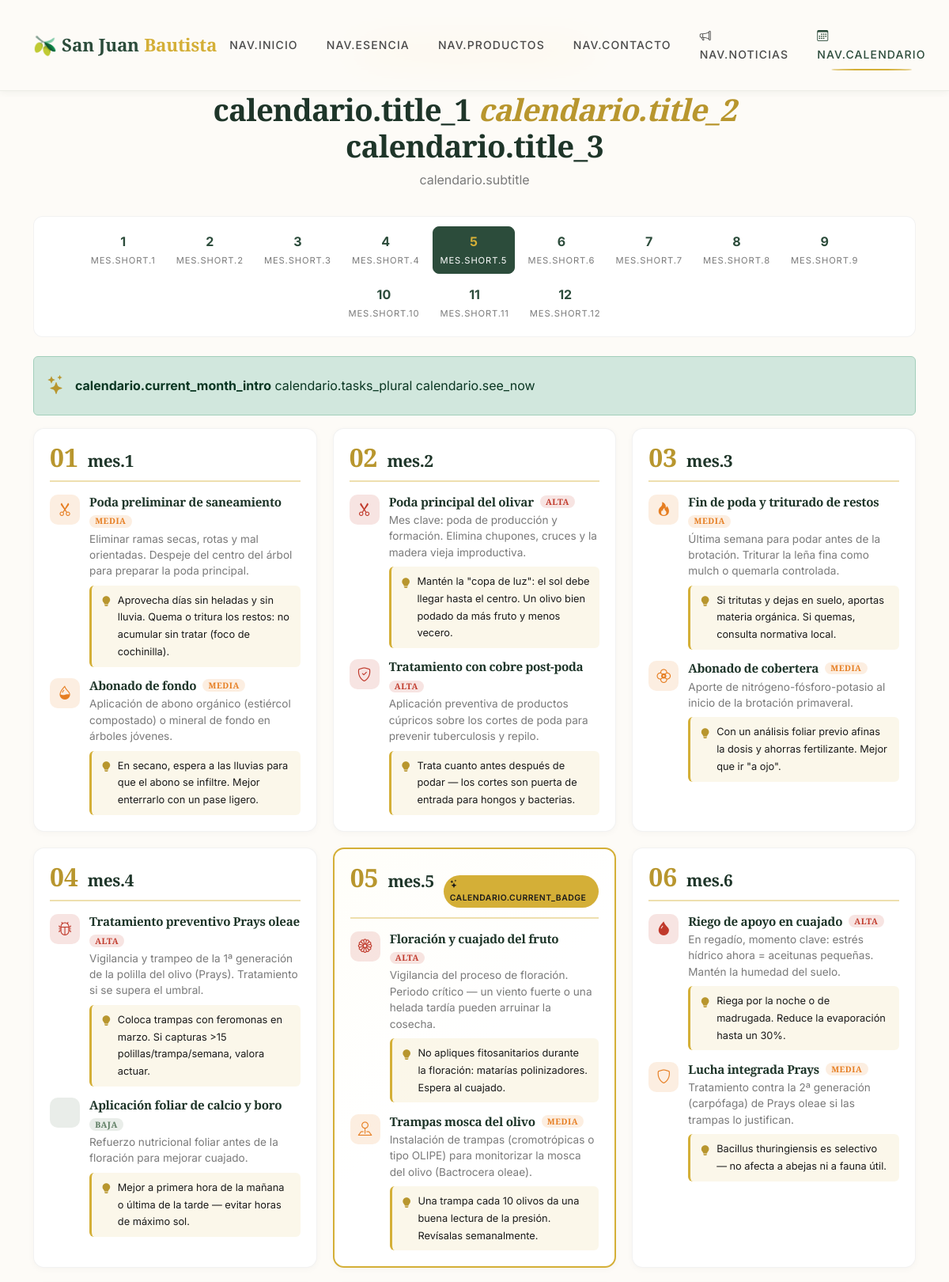
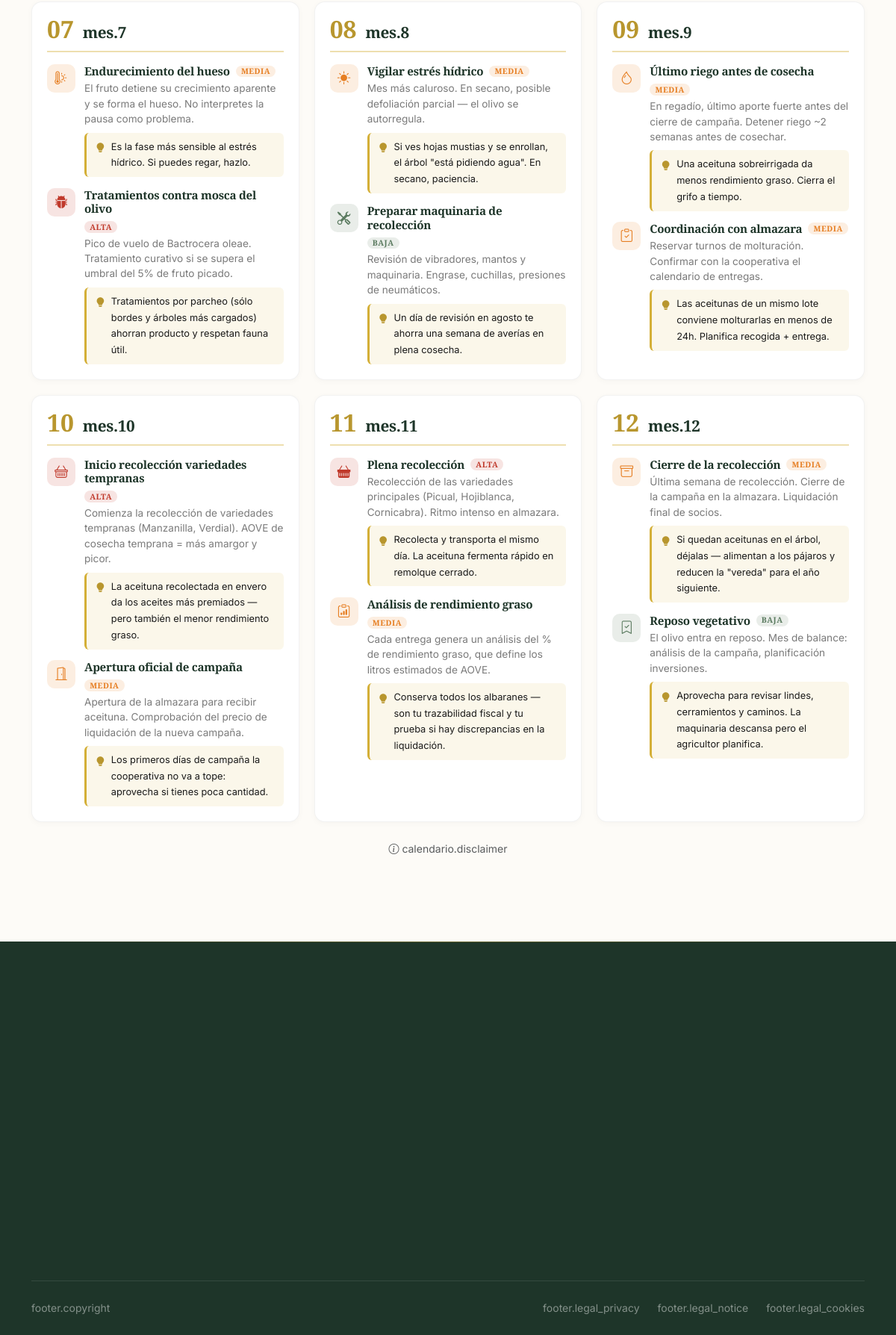
Page /calendario.php on the committed database (2 pictures, top to bottom).
### tables this page shows
CREATE TABLE `calendario_tareas` (
  `id` int(10) unsigned NOT NULL AUTO_INCREMENT,
  `mes` tinyint(3) unsigned NOT NULL COMMENT '1-12',
  `titulo` varchar(120) NOT NULL,
  `descripcion` text NOT NULL,
  `tip` text DEFAULT NULL COMMENT 'Consejo pr├íctico breve para el socio',
  `icono` varchar(60) NOT NULL DEFAULT 'bi-tree' COMMENT 'Icono Bootstrap Icons',
  `prioridad` enum('alta','media','baja') NOT NULL DEFAULT 'media',
  `orden` tinyint(3) unsigned NOT NULL DEFAULT 1 COMMENT 'Orden dentro del mes',
  `activo` tinyint(1) unsigned NOT NULL DEFAULT 1,
  `created_at` timestamp NOT NULL DEFAULT current_timestamp(),
  `updated_at` timestamp NOT NULL DEFAULT current_timestamp() ON UPDATE current_timestamp(),
  PRIMARY KEY (`id`),
  KEY `idx_calendar_mes` (`mes`,`orden`),
  KEY `idx_calendar_activo` (`activo`),
  CONSTRAINT `chk_calendar_mes` CHECK (`mes` between 1 and 12),
  CONSTRAINT `chk_calendar_activo` CHECK (`activo` in (0,1))
);

### includes/i18n.php (called while the page is built, shortened)
<?php
function t(string $clave, ?string $default = null): string
{
    return $GLOBALS['_lang'][$clave] ?? ($default ?? $clave);
}
function tf(string $clave, ...$args): string
{
    $plantilla = $GLOBALS['_lang'][$clave] ?? $clave;
    return $args ? vsprintf($plantilla, $args) : $plantilla;
}

### calendario.php (the view, shortened to what this page needs)
<?php
require_once __DIR__ . '/includes/i18n.php';
$mesActual    = (int) date('n');
$mesNombre    = fn(int $m): string => t('mes.' . $m);
$mesAbrev     = fn(int $m): string => t('mes.short.' . $m);
try {
    $pdo = getConexion();
    $tareas = $pdo->query('
        SELECT id, mes, titulo, descripcion, tip, icono, prioridad
        FROM calendario_tareas
        WHERE activo = 1
        ORDER BY mes ASC, orden ASC, id ASC
    ')->fetchAll();
    $porMes = array_fill_keys(range(1, 12), []);
    foreach ($tareas as $t) $porMes[(int) $t['mes']][] = $t;
    $totalTareas = count($tareas);
} catch (PDOException $e) {
    error_log('Error en calendario.php: ' . $e->getMessage());
    $porMes      = array_fill_keys(range(1, 12), []);
    $totalTareas = 0;
}
require_once 'includes/header.php';
?>
<?php require_once 'includes/navbar.php'; ?>
<main class="container calendario-main" id="contenido-principal">
    <header class="calendario-header">
        <span class="hero-label"><i class="bi bi-calendar3"></i> <?= htmlspecialchars(t('calendario.eyebrow')) ?></span>
        <h1><?= htmlspecialchars(t('calendario.title_1')) ?> <em><?= htmlspecialchars(t('calendario.title_2')) ?></em> <?= htmlspecialchars(t('calendario.title_3')) ?></h1>
        <p>
            <?= tf('calendario.subtitle', $totalTareas)  ?>
        </p>
    </header>
    <nav class="calendario-nav" aria-label="<?= htmlspecialchars(t('calendario.nav_aria')) ?>">
        <?php for ($n = 1; $n <= 12; $n++): ?>
            <a href="#mes-<?= $n ?>" class="cal-nav-link <?= $n === $mesActual ? 'cal-nav-actual' : '' ?>"
               title="<?= htmlspecialchars(tf('calendario.go_to', $mesNombre($n))) ?>">
                <span class="cal-nav-num"><?= $n ?></span>
                <span class="cal-nav-name"><?= htmlspecialchars($mesAbrev($n)) ?></span>
            </a>
        <?php endfor; ?>
    </nav>
    <div class="alert alert-custom alert-success cal-mes-actual-banner" role="status">
        <i class="bi bi-stars"></i>
        <div>
            <strong><?= htmlspecialchars(tf('calendario.current_month_intro', $mesNombre($mesActual))) ?></strong>
            <?php $tHoy = count($porMes[$mesActual]); ?>
            <?= htmlspecialchars($tHoy === 1
                ? t('calendario.tasks_singular')
                : tf('calendario.tasks_plural', $tHoy)) ?>
            <a href="#mes-<?= $mesActual ?>"><?= htmlspecialchars(t('calendario.see_now')) ?></a>
        </div>
    </div>
    <div class="calendario-grid">
        <?php foreach ($porMes as $mes => $tareasDelMes):
            $esActual = ($mes === $mesActual);
        ?>
            <article id="mes-<?= $mes ?>" class="cal-mes-card <?= $esActual ? 'cal-mes-actual' : '' ?>">
                <header class="cal-mes-header">
                    <span class="cal-mes-num"><?= str_pad((string) $mes, 2, '0', STR_PAD_LEFT) ?></span>
                    <h2 class="cal-mes-titulo"><?= htmlspecialchars($mesNombre($mes)) ?></h2>
                    <?php if ($esActual): ?>
                        <span class="cal-mes-badge"><i class="bi bi-stars"></i> <?= htmlspecialchars(t('calendario.current_badge')) ?></span>
                    <?php endif; ?>
                </header>
                <?php if (empty($tareasDelMes)): ?>
                    <p class="cal-mes-vacio">
                        <i class="bi bi-moon-stars"></i> <?= htmlspecialchars(t('calendario.empty_month')) ?>
                    </p>
                <?php else: ?>
                    <ul class="cal-tareas-lista">
                        <?php foreach ($tareasDelMes as $t):
                            $prioColor = [
                                'alta'  => '#C0392B',
                                'media' => '#E67E22',
                                'baja'  => '#5A7A5F',
                            ][$t['prioridad']] ?? '#5A7A5F';
                        ?>
                            <li class="cal-tarea cal-tarea-<?= htmlspecialchars($t['prioridad']) ?>">
                                <div class="cal-tarea-icono" style="background:<?= $prioColor ?>22; color:<?= $prioColor ?>;">
                                    <i class="bi <?= htmlspecialchars($t['icono']) ?>" aria-hidden="true"></i>
                                </div>
                                <div class="cal-tarea-cuerpo">
                                    <h3 class="cal-tarea-titulo">
                                        <?= htmlspecialchars($t['titulo']) ?>
                                        <span class="cal-tarea-prio" style="background:<?= $prioColor ?>22; color:<?= $prioColor ?>;"
                                              title="<?= htmlspecialchars(tf('calendario.priority', $t['prioridad'])) ?>">
                                            <?= htmlspecialchars($t['prioridad']) ?>
                                        </span>
                                    </h3>
                                    <p class="cal-tarea-desc"><?= htmlspecialchars($t['descripcion']) ?></p>
                                    <?php if (!empty($t['tip'])): ?>
                                        <div class="cal-tarea-tip">
                                            <i class="bi bi-lightbulb-fill"></i>
                                            <span><?= htmlspecialchars($t['tip']) ?></span>
                                        </div>
                                    <?php endif; ?>
                                </div>
                            </li>
                        <?php endforeach; ?>
                    </ul>
                <?php endif; ?>
            </article>
        <?php endforeach; ?>
    </div>
    <p class="text-center text-muted mt-4 mb-5 small">
        <i class="bi bi-info-circle"></i>
        <?= htmlspecialchars(t('calendario.disclaimer')) ?>
    </p>
</main>
<?php require_once 'includes/footer.php'; ?>

### rows in the picture
calendario_tareas: titulo "Poda preliminar de saneamiento", prioridad "MEDIA", descripcion "Eliminar ramas secas, rotas y mal orientadas. Despeje del centro del árbol para preparar la poda principal.", tip "Aprovecha días sin heladas y sin lluvia. Quema o tritura los restos: no acumular sin tratar (foco de cochinilla)."
calendario_tareas: titulo "Abonado de fondo", prioridad "MEDIA", descripcion "Aplicación de abono orgánico (estiércol compostado) o mineral de fondo en árboles jóvenes.", tip "En secano, espera a las lluvias para que el abono se infiltre. Mejor enterrarlo con un pase ligero."
calendario_tareas: titulo "Poda principal del olivar", prioridad "ALTA", descripcion "Mes clave: poda de producción y formación. Elimina chupones, cruces y la madera vieja improductiva.", tip "Mantén la \"copa de luz\": el sol debe llegar hasta el centro. Un olivo bien podado da más fruto y menos vecero."
calendario_tareas: titulo "Tratamiento con cobre post-poda", prioridad "ALTA", descripcion "Aplicación preventiva de productos cúpricos sobre los cortes de poda para prevenir tuberculosis y repilo.", tip "Trata cuanto antes después de podar — los cortes son puerta de entrada para hongos y bacterias."
calendario_tareas: titulo "Fin de poda y triturado de restos", prioridad "MEDIA", descripcion "Última semana para podar antes de la brotación. Triturar la leña fina como mulch o quemarla controlada.", tip "Si tritutas y dejas en suelo, aportas materia orgánica. Si quemas, consulta normativa local."
calendario_tareas: titulo "Abonado de cobertera", prioridad "MEDIA", descripcion "Aporte de nitrógeno-fósforo-potasio al inicio de la brotación primaveral.", tip "Con un análisis foliar previo afinas la dosis y ahorras fertilizante. Mejor que ir \"a ojo\"."
calendario_tareas: titulo "Tratamiento preventivo Prays oleae", prioridad "ALTA", descripcion "Vigilancia y trampeo de la 1ª generación de la polilla del olivo (Prays). Tratamiento si se supera el umbral.", tip "Coloca trampas con feromonas en marzo. Si capturas >15 polillas/trampa/semana, valora actuar."
calendario_tareas: titulo "Aplicación foliar de calcio y boro", prioridad "BAJA", descripcion "Refuerzo nutricional foliar antes de la floración para mejorar cuajado.", tip "Mejor a primera hora de la mañana o última de la tarde — evitar horas de máximo sol."
calendario_tareas: titulo "Floración y cuajado del fruto", prioridad "ALTA", descripcion "Vigilancia del proceso de floración. Periodo crítico — un viento fuerte o una helada tardía pueden arruinar la cosecha.", tip "No apliques fitosanitarios durante la floración: matarías polinizadores. Espera al cuajado."
calendario_tareas: titulo "Trampas mosca del olivo", prioridad "MEDIA", descripcion "Instalación de trampas (cromotrópicas o tipo OLIPE) para monitorizar la mosca del olivo (Bactrocera oleae).", tip "Una trampa cada 10 olivos da una buena lectura de la presión. Revísalas semanalmente."
calendario_tareas: titulo "Riego de apoyo en cuajado", prioridad "ALTA", descripcion "En regadío, momento clave: estrés hídrico ahora = aceitunas pequeñas. Mantén la humedad del suelo.", tip "Riega por la noche o de madrugada. Reduce la evaporación hasta un 30%."
calendario_tareas: titulo "Lucha integrada Prays", prioridad "MEDIA", descripcion "Tratamiento contra la 2ª generación (carpófaga) de Prays oleae si las trampas lo justifican.", tip "Bacillus thuringiensis es selectivo — no afecta a abejas ni a fauna útil."
calendario_tareas: titulo "Endurecimiento del hueso", prioridad "MEDIA", descripcion "El fruto detiene su crecimiento aparente y se forma el hueso. No interpretes la pausa como problema.", tip "Es la fase más sensible al estrés hídrico. Si puedes regar, hazlo."
calendario_tareas: titulo "Tratamientos contra mosca del olivo", prioridad "ALTA", descripcion "Pico de vuelo de Bactrocera oleae. Tratamiento curativo si se supera el umbral del 5% de fruto picado.", tip "Tratamientos por parcheo (sólo bordes y árboles más cargados) ahorran producto y respetan fauna útil."
calendario_tareas: titulo "Vigilar estrés hídrico", prioridad "MEDIA", descripcion "Mes más caluroso. En secano, posible defoliación parcial — el olivo se autorregula.", tip "Si ves hojas mustias y se enrollan, el árbol \"está pidiendo agua\". En secano, paciencia."
calendario_tareas: titulo "Preparar maquinaria de recolección", prioridad "BAJA", descripcion "Revisión de vibradores, mantos y maquinaria. Engrase, cuchillas, presiones de neumáticos.", tip "Un día de revisión en agosto te ahorra una semana de averías en plena cosecha."
calendario_tareas: titulo "Último riego antes de cosecha", prioridad "MEDIA", descripcion "En regadío, último aporte fuerte antes del cierre de campaña. Detener riego ~2 semanas antes de cosechar.", tip "Una aceituna sobreirrigada da menos rendimiento graso. Cierra el grifo a tiempo."
calendario_tareas: titulo "Coordinación con almazara", prioridad "MEDIA", descripcion "Reservar turnos de molturación. Confirmar con la cooperativa el calendario de entregas.", tip "Las aceitunas de un mismo lote conviene molturarlas en menos de 24h. Planifica recogida + entrega."
calendario_tareas: titulo "Inicio recolección variedades tempranas", prioridad "ALTA", descripcion "Comienza la recolección de variedades tempranas (Manzanilla, Verdial). AOVE de cosecha temprana = más amargor y picor.", tip "La aceituna recolectada en envero da los aceites más premiados — pero también el menor rendimiento graso."
calendario_tareas: titulo "Apertura oficial de campaña", prioridad "MEDIA", descripcion "Apertura de la almazara para recibir aceituna. Comprobación del precio de liquidación de la nueva campaña.", tip "Los primeros días de campaña la cooperativa no va a tope: aprovecha si tienes poca cantidad."
calendario_tareas: titulo "Plena recolección", prioridad "ALTA", descripcion "Recolección de las variedades principales (Picual, Hojiblanca, Cornicabra). Ritmo intenso en almazara.", tip "Recolecta y transporta el mismo día. La aceituna fermenta rápido en remolque cerrado."
calendario_tareas: titulo "Análisis de rendimiento graso", prioridad "MEDIA", descripcion "Cada entrega genera un análisis del % de rendimiento graso, que define los litros estimados de AOVE.", tip "Conserva todos los albaranes — son tu trazabilidad fiscal y tu prueba si hay discrepancias en la liquidación."
calendario_tareas: titulo "Cierre de la recolección", prioridad "MEDIA", descripcion "Última semana de recolección. Cierre de la campaña en la almazara. Liquidación final de socios.", tip "Si quedan aceitunas en el árbol, déjalas — alimentan a los pájaros y reducen la \"vereda\" para el año siguiente."
calendario_tareas: titulo "Reposo vegetativo", prioridad "BAJA", descripcion "El olivo entra en reposo. Mes de balance: análisis de la campaña, planificación inversiones.", tip "Aprovecha para revisar lindes, cerramientos y caminos. La maquinaria descansa pero el agricultor planifica."

### other values in the picture
t('nav.inicio') "NAV.INICIO"
t('nav.esencia') "NAV.ESENCIA"
t('nav.productos') "NAV.PRODUCTOS"
t('nav.contacto') "NAV.CONTACTO"
t('nav.noticias') "NAV.NOTICIAS"
t('nav.calendario') "NAV.CALENDARIO"
t('calendario.title_1') "calendario.title_1"
t('calendario.title_2') "calendario.title_2"
t('calendario.title_3') "calendario.title_3"
tf('calendario.subtitle', $totalTareas) "calendario.subtitle"
$mesAbrev($n) "MES.SHORT.1"
$mesAbrev($n) "MES.SHORT.2"
$mesAbrev($n) "MES.SHORT.3"
$mesAbrev($n) "MES.SHORT.4"
$mesAbrev($n) "MES.SHORT.5"
